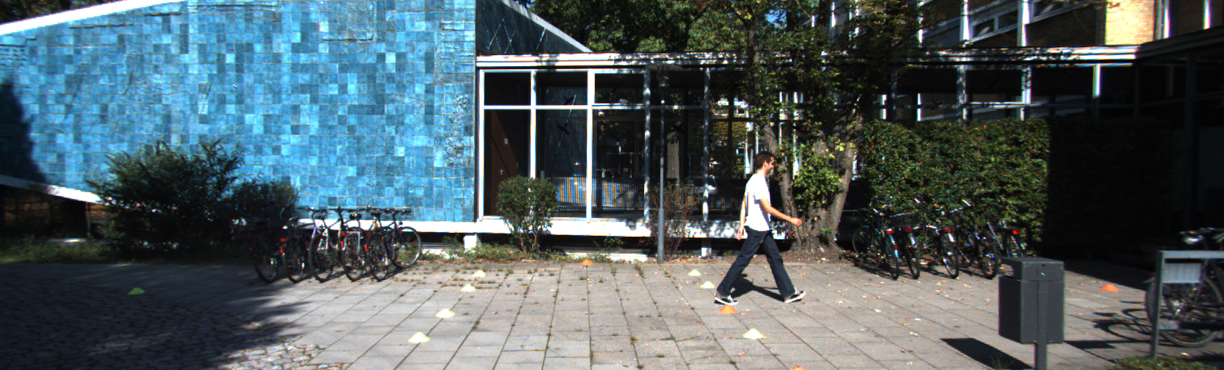
#> input picture scripts_aula/Transformacoes_2D_40_Independentes_Comentados/dados/frontal_kitti.png, 1224 x 370 px
$ python 35_transformacoes_integradas.py
#> lines starting #> are read from the running program, lines starting #| are printed output that depends on the picture
"""EXEMPLO 35 — Demonstracao integrada de transformacoes

OBJETIVO E CONTEXTO:
Este programa integrador demonstra a aplicacao conjunta das transformacoes: sobre uma imagem frontal, ele executa translação, rotação em torno do centro, escala, matriz afim personalizada e a composição entre rotação e translação. Todas as matrizes são impressas no terminal, enquanto os resultados são salvos individualmente e reunidos em um painel comparativo. O exercício consolida as quatro transformações fundamentais e demonstra que a multiplicação de matrizes homogêneas permite organizar etapas de pré-processamento de forma matematicamente consistente.

COMO A IMPLEMENTACAO FUNCIONA:
Este codigo possui as proprias funcoes de leitura, transformacao e salvamento.
O fluxo parte das imagens fornecidas em dados/, prepara os parametros
matematicos necessarios, executa a operacao estudada, apresenta metricas
ou matrizes quando aplicavel e salva evidencias em saidas/35_transformacoes_integradas/.
Cada etapa da funcao main() recebe comentarios proximos das instrucoes
correspondentes para permitir acompanhar a execucao linha a linha.

FUNDAMENTO E INTERPRETACAO:
aplicar translacao, rotacao, escala, afim personalizada e matriz composta R@T.
Analise o resultado visual junto com a matriz ou os indicadores impressos:
uma transformacao correta exige coerencia das coordenadas, resolucao,
espaco de cores e rotulos associados aos dados.

IMPORTANCIA E CUIDADOS:
Uma unica demonstracao integra a geometria de pré-processamento aplicada a imagens de camera frontal.

EXERCICIO PARA OS ALUNOS:
Reproduzir os resultados com parametros menores e interpretar cada matriz impressa.

EXECUCAO:
python exemplos/35_transformacoes_integradas.py
Nao e necessario executar os demais exemplos antes deste.
As dependencias externas sao cv2 e numpy; o exemplo de CNN
admite TensorFlow opcionalmente. As imagens ficam em dados/."""

import csv
import json
from pathlib import Path

import cv2
import numpy as np

# Resolucao robusta de caminhos: funciona ao executar a partir de qualquer pasta.
BASE = Path(__file__).resolve().parent.parent
DADOS = BASE / 'dados'
OUT = BASE / 'saidas'
OUT.mkdir(parents=True, exist_ok=True)

# Funcoes privativas deste arquivo. Nenhum modulo Python adicional do pacote e necessario.

def img(nome='frontal_kitti.png'):
    """Carrega uma imagem BGR da pasta dados. A leitura usa a raiz baseada em __file__,
    portanto o programa funciona independentemente do diretorio de trabalho.
    Lanca um erro compreensivel se a imagem nao estiver disponivel."""
#> called with nome = 'frontal_kitti.png'
    p = DADOS / nome
    x = cv2.imread(str(p))
#> x is the input picture: shape (370, 1224, 3); mean B, G, R 98.4, 93.8, 79.3
    if x is None:
        raise FileNotFoundError(p)
    return x

def save(exemplo, nome, x):
    """Cria a pasta deste exercicio e salva uma imagem com cv2.imwrite.
    Retorna o caminho e interrompe com erro se a gravacao falhar."""
    folder = OUT / exemplo
    folder.mkdir(parents=True, exist_ok=True)
    file = folder / nome
    if not cv2.imwrite(str(file), x):
        raise OSError(file)
    print('Salvo:', file)
    return file

def letterbox(x, shape=(224, 224), color=(114, 114, 114)):
    """Padroniza o tamanho sem alterar a proporcao da cena.
    Primeiro calcula escala=min(largura_destino/largura, altura_destino/altura).
    Redimensiona uniformemente e distribui o padding a esquerda/direita e topo/baixo.
    Retorna imagem, fator de escala e posicao do canto superior esquerdo do conteudo.
    A tupla shape segue a ordem (largura, altura), como as funcoes de resize do OpenCV."""
    dest_w, dest_h = shape
    h, w = x.shape[:2]
    escala = min(dest_w / w, dest_h / h)
    nw = max(1, int(round(w * escala)))
    nh = max(1, int(round(h * escala)))
    resized = cv2.resize(x, (nw, nh), interpolation=cv2.INTER_AREA if escala < 1 else cv2.INTER_LINEAR)
    pl = (dest_w - nw) // 2
    pt = (dest_h - nh) // 2
    pr = dest_w - nw - pl
    pb = dest_h - nh - pt
    y = cv2.copyMakeBorder(resized, pt, pb, pl, pr, cv2.BORDER_CONSTANT, value=color)
    return (y, escala, (pl, pt))

def panel(exemplo, nomes, images, cols=3):
    """Cria um painel comparativo para a aula sem janelas GUI.
    Cada imagem e convertida quando necessario de cinza a BGR, passa por letterbox
    para nao ser distorcida, e recebe legenda; o painel final e salvo no disco.
    Assim o mesmo codigo funciona em terminal, VS Code e Colab."""
    tw, th = (360, 220)
    cell_h = th + 38
    rows = (len(images) + cols - 1) // cols
    canvas = np.full((cell_h * rows, tw * cols, 3), 245, np.uint8)
    for j, (label, a) in enumerate(zip(nomes, images)):
        if a.ndim == 2:
            a = cv2.cvtColor(a, cv2.COLOR_GRAY2BGR)
        thumb, _, _ = letterbox(a, (tw, th), color=(30, 30, 30))
        y = j // cols * cell_h
        x = j % cols * tw
        canvas[y:y + th, x:x + tw] = thumb
        cv2.putText(canvas, label[:44], (x + 9, y + th + 25), cv2.FONT_HERSHEY_SIMPLEX, 0.55, (25, 36, 50), 1, cv2.LINE_AA)
    return save(exemplo, 'painel.png', canvas)

def affine_warp(x, M, border=cv2.BORDER_CONSTANT):
    """Aplica a matriz afim 2x3 com cv2.warpAffine sem alterar o tamanho externo.
    INTER_LINEAR estima pixels entre coordenadas e borderMode define o preenchimento.
    A transformacao descreve coordenadas geometricas; nao altera automaticamente anotacoes."""
    h, w = x.shape[:2]
    return cv2.warpAffine(x, np.asarray(M, dtype=np.float32), (w, h), flags=cv2.INTER_LINEAR, borderMode=border, borderValue=(30, 30, 30))

def H(M):
    """Converte matriz afim 2x3 para a representacao homogenea 3x3.
    A ultima linha [0,0,1] permite compor translacao e transformacoes lineares
    usando multiplicacao matricial com vetores-coluna."""
    return np.vstack([np.asarray(M, dtype=float), [0.0, 0.0, 1.0]])

TAG = '35_transformacoes_integradas'

# Fluxo principal explicado por etapas: execute e acompanhe a pasta saidas/.
def main():
    # Carrega a fotografia BGR original, usada como referencia para comparar antes e depois.
    a = img()

    # Obtem as dimensoes da imagem: o OpenCV organiza primeiro altura (linhas), depois largura
    # (colunas).
    h, w = a.shape[:2]
#> h = 370; w = 1224

    # Define explicitamente os seis coeficientes da matriz afim 2x3; a terceira coluna contem
    # translacoes.
    T = np.float32([[1, 0, 65], [0, 1, 22]])

    # Constroi e aplica rotacao/escala em torno do centro; a matriz resultante descreve o
    # mapeamento geometrico.
    R = cv2.getRotationMatrix2D((w / 2, h / 2), +10, 1.0)

    # Constroi e aplica rotacao/escala em torno do centro; a matriz resultante descreve o
    # mapeamento geometrico.
    Z = cv2.getRotationMatrix2D((w / 2, h / 2), 0, 1.1)
#> Z = [[1.1, 0, -61.2], [0, 1.1, -18.5]]

    # Define explicitamente os seis coeficientes da matriz afim 2x3; a terceira coluna contem
    # translacoes.
    A = np.float32([[1, 0.1, -20], [-0.02, 0.98, 20]])

    # H(R) @ H(T) combina primeiro translacao e depois rotacao. A ultima linha e dispensada em
    # warpAffine.
    C = (H(R) @ H(T))[:2, :]

    # Percorre as amostras ou configuracoes; cada repeticao realiza as operacoes explicadas no
    # bloco indentado.
    for name, m in [('Translacao', T), ('Rotacao', R), ('Zoom', Z), ('Afim personalizada', A), ('R@T', C)]:
        print(name, '=\n', m)

    # Transforma a imagem com warpAffine e uma matriz 2x3, preservando o tamanho definido para o
    # canvas.
    ims = [a, affine_warp(a, T), affine_warp(a, R), affine_warp(a, Z), affine_warp(a, A), affine_warp(a, C)]
#> call 4 of affine_warp, with M = array of shape (2, 3), border = 0
#> in affine_warp (call 4), `return cv2.warpAffine(x, np.asarray(M, dtype=np.float32), (w, h), flag..`:
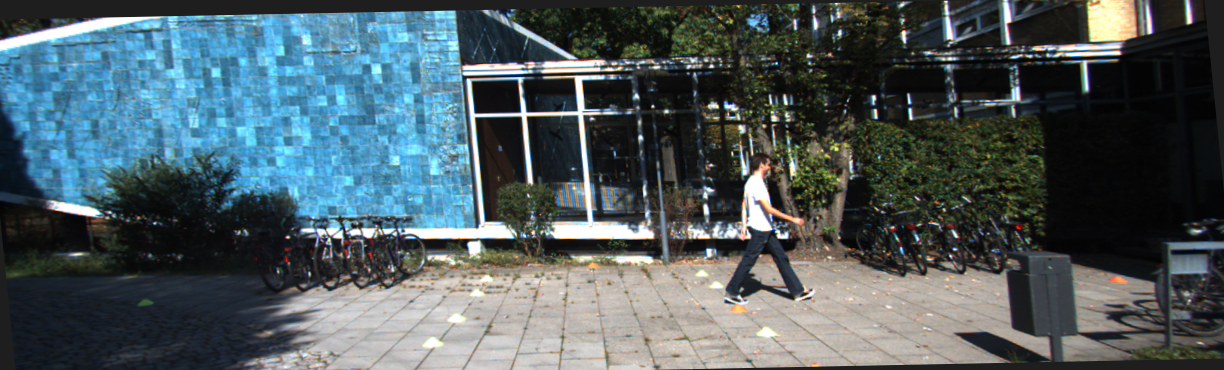
#> returned value: shape (370, 1224, 3); mean of channels 0, 1, 2 96.1, 91.8, 77.7; drawn as B, G, R
#> in affine_warp (call 5), `return cv2.warpAffine(x, np.asarray(M, dtype=np.float32), (w, h), flag..`:
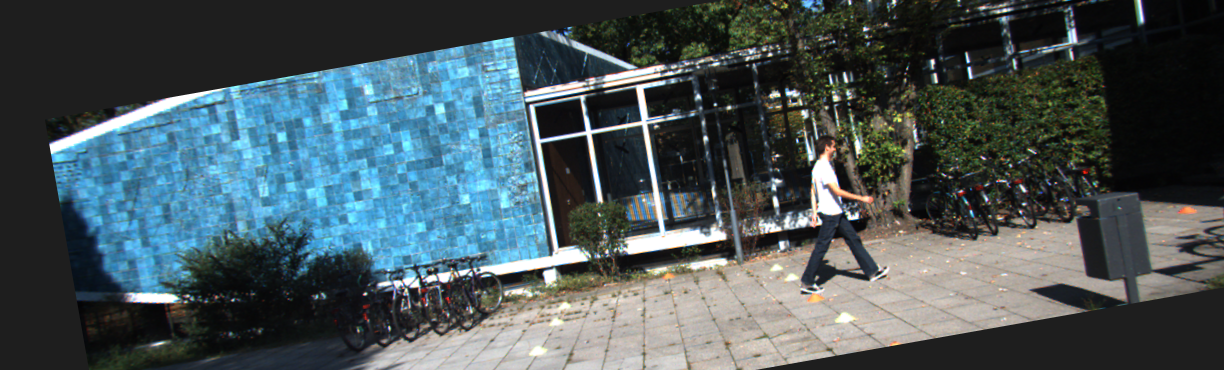
#> returned value: shape (370, 1224, 3); mean of channels 0, 1, 2 91, 86.6, 72.5; drawn as B, G, R

    # Reune original e transformacoes em um painel legendado, salvo em arquivo de imagem.
    panel(TAG, ['Original', 'Translacao', 'Rotacao', 'Zoom', 'Afim', 'Composicao R@T'], ims, 3)
#> in panel, `rows = (len(images) + cols - 1) // cols`: rows = 2
#> in panel, `canvas = np.full((cell_h * rows, tw * cols, 3), 245, np.uint8)`: canvas: shape (516, 1080, 3); every value is 245
#> the loop in panel, `for j, (label, a) in enumerate(zip(nomes, images)):` made 6 passes
#> (label, y, x) on passes 1 to 6: ('Original', 0, 0), ('Translacao', 0, 360), ('Rotacao', 0, 720), ('Zoom', 258, 0), ('Afim', 258, 360), ('Composicao R@T', 258, 720)
#> pass 1, in letterbox, `resized = cv2.resize(x, (nw, nh), interpolation=cv2.INTER_AREA if esca..`:
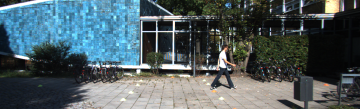
#> resized: shape (109, 360, 3); mean B, G, R 98.4, 93.8, 79.3
#> pass 1, in letterbox, `y = cv2.copyMakeBorder(resized, pt, pb, pl, pr, cv2.BORDER_CONSTANT, v..`:
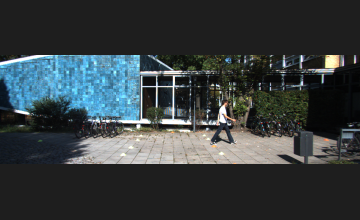
#> y: shape (220, 360, 3); mean B, G, R 63.9, 61.6, 54.4
#> pass 2, in letterbox (call 2), `resized = cv2.resize(x, (nw, nh), interpolation=cv2.INTER_AREA if esca..`:
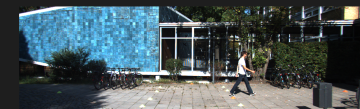
#> resized: shape (109, 360, 3); mean of channels 0, 1, 2 92.4, 87.8, 73.2; drawn as B, G, R
#> pass 2, in letterbox (call 2), `y = cv2.copyMakeBorder(resized, pt, pb, pl, pr, cv2.BORDER_CONSTANT, v..`:
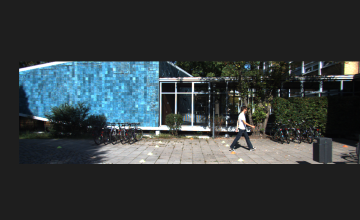
#> y: shape (220, 360, 3); mean of channels 0, 1, 2 60.9, 58.6, 51.4; drawn as B, G, R
#> after the loop in panel, `for j, (label, a) in enumerate(zip(nomes, images)):`:
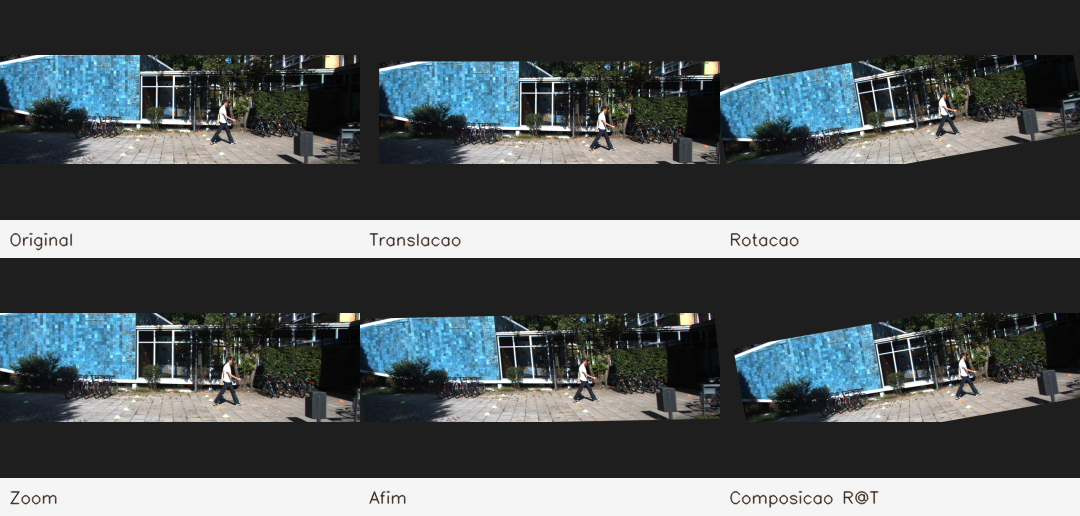
#> canvas: shape (516, 1080, 3); mean of channels 0, 1, 2 88.6, 86.8, 80.7; drawn as B, G, R

    # Transforma a imagem com warpAffine e uma matriz 2x3, preservando o tamanho definido para o
    # canvas.
    for name, m in [('translacao', T), ('rotacao', R), ('escala', Z), ('afim', A), ('composicao', C)]:
        save(TAG, name + '.png', affine_warp(a, m))
#> this loop made 5 passes
#| Salvo: scripts_aula/Transformacoes_2D_40_Independentes_Comentados/saidas/35_transformacoes_integradas/translacao.png
#| Salvo: scripts_aula/Transformacoes_2D_40_Independentes_Comentados/saidas/35_transformacoes_integradas/rotacao.png
#| Salvo: scripts_aula/Transformacoes_2D_40_Independentes_Comentados/saidas/35_transformacoes_integradas/escala.png
#| Salvo: scripts_aula/Transformacoes_2D_40_Independentes_Comentados/saidas/35_transformacoes_integradas/afim.png
#| Salvo: scripts_aula/Transformacoes_2D_40_Independentes_Comentados/saidas/35_transformacoes_integradas/composicao.png

    # Apresenta no terminal os valores para conferencia e comparacao dos resultados.
    print('APLICACOES: translacao (deslocamento simulado), rotacao (alinhamento), zoom (escala), afim (registro), composicao (pipeline)')

if __name__ == '__main__':
    main()

$ run again, with scripts_aula/Transformacoes_2D_40_Independentes_Comentados/dados/pista_udacity.png copied over scripts_aula/Transformacoes_2D_40_Independentes_Comentados/dados/frontal_kitti.png
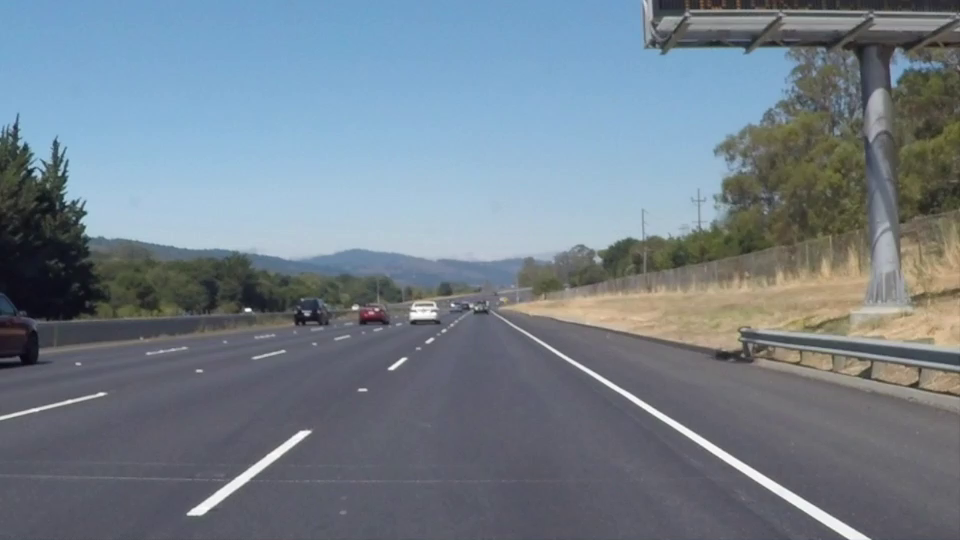
#> input picture scripts_aula/Transformacoes_2D_40_Independentes_Comentados/dados/pista_udacity.png, 960 x 540 px
#> in img, x is the input picture: shape (540, 960, 3); mean B, G, R 138.4, 127.2, 114.8
#> rows = 2
#> the loop in panel, `for j, (label, a) in enumerate(zip(nomes, images)):` made 6 passes
#> (label, y, x) on passes 1 to 6: ('Original', 0, 0), ('Translacao', 0, 360), ('Rotacao', 0, 720), ('Zoom', 258, 0), ('Afim', 258, 360), ('Composicao R@T', 258, 720)
#> pass 1, in letterbox, `y = cv2.copyMakeBorder(resized, pt, pb, pl, pr, cv2.BORDER_CONSTANT, v..`:
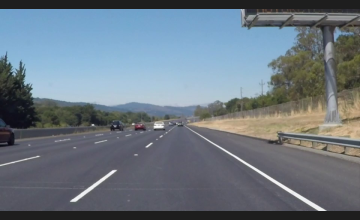
#> y: shape (220, 360, 3); mean B, G, R 129.6, 119.3, 107.8
#> after the loop in panel, `for j, (label, a) in enumerate(zip(nomes, images)):`:
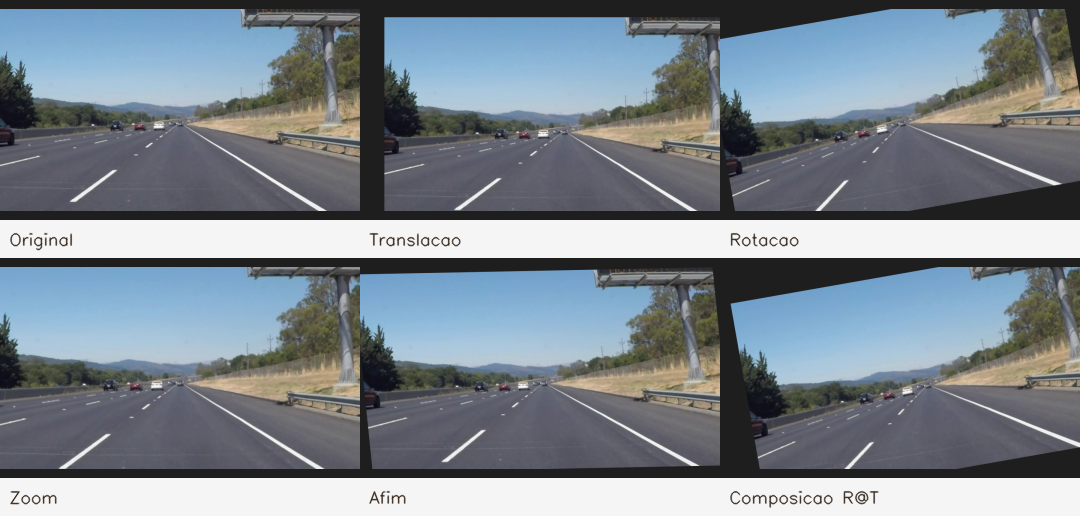
#> canvas: shape (516, 1080, 3); mean of channels 0, 1, 2 143, 134.3, 124.5; drawn as B, G, R
#> the loop in main, `for name, m in [('translacao', T), ('rotacao', R), ('escala', Z), ('af..` made 5 passes
#| Salvo: scripts_aula/Transformacoes_2D_40_Independentes_Comentados/saidas/35_transformacoes_integradas/translacao.png
#| Salvo: scripts_aula/Transformacoes_2D_40_Independentes_Comentados/saidas/35_transformacoes_integradas/rotacao.png
#| Salvo: scripts_aula/Transformacoes_2D_40_Independentes_Comentados/saidas/35_transformacoes_integradas/escala.png
#| Salvo: scripts_aula/Transformacoes_2D_40_Independentes_Comentados/saidas/35_transformacoes_integradas/afim.png
#| Salvo: scripts_aula/Transformacoes_2D_40_Independentes_Comentados/saidas/35_transformacoes_integradas/composicao.png
